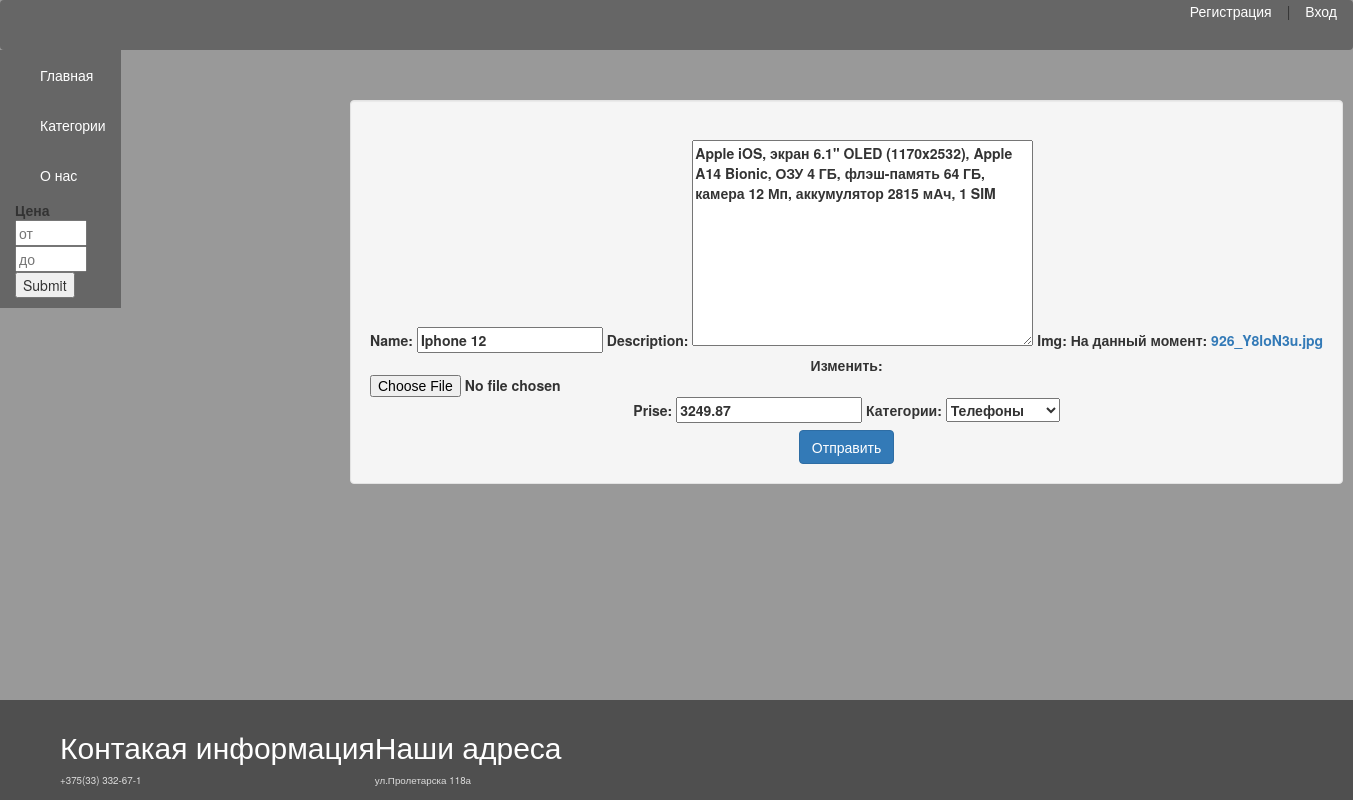
Screenshot of /drugi/edit/drugi/2/ with the database file from the repository.
### drugs/models.py (models this page shows, shortened)
class Drugs(models.Model):
    name = models.CharField(max_length=240)
    description = models.TextField()
    img = models.ImageField()
    prise = models.FloatField()
    category=models.ForeignKey('Category', on_delete=models.PROTECT, null=True, verbose_name="Категории")

class Category(models.Model):
    name=models.CharField(max_length=50, db_index=True, verbose_name='Категория')
    slug = models.SlugField(unique=True, db_index = True, verbose_name="URL")
    def  __str__(self):
        return self.name
    def get_absolute_url(self):
        return reverse('category', kwargs={'category_slug':self.slug})

### drugs/views.py (the view)
# urls.py: path('drugi/edit/drugi/<int:drug>/', edit, name='edit'),
def edit(request, drug):
    model = Drugs.objects.get(id=drug)
    if request.method != 'POST':
        form = RegisterDrugs(instance=model)
    else:
        form = RegisterDrugs(instance=model, data=request.POST)
        if form.is_valid():
            form.save()
    context = {
        'form': form
    }
    return render(request, 'drugs/adddrug.html', context)

### drugs/forms.py
class RegisterDrugs(forms.ModelForm):
    class Meta:
        model = Drugs
        exclude = [""]

### drugs/templatetags/drug_tags.py (called while the page is built)
@register.inclusion_tag('drugs/list_categories.html')
def show_categories():
    category = Category.objects.all()
    return {'category': category}

### drugs/templates/drugs/adddrug.html (shortened to what this page needs)
{% extends 'drugs/base.html' %}
{% block content %}
<form method="post" enctype="multipart/form-data">
    <div class="reg">
    <div class="btn well">
        <label class="form">{{form}}</label>
            <div><button type="submit" class="btn btn-primary">Отправить</button></div>
    </div>
        </div>
</form>
{% endblock %}

### drugs/static/drugs/css/style.css (style rules this page uses)
body { background-color: #999999; }
.form { display: block; margin-top: 20px; left: 0; }
.reg { padding: 50px 350px ; }

### rows the page displays
Drugs: name "Iphone 12", description "Apple iOS, экран 6.1\" OLED (1170x2532), Apple A14 Bionic, ОЗУ 4 ГБ, флэш-память 64 ГБ, камера 12 Мп, аккумулятор 2815 мАч, 1 SIM", prise "3249.87", category "Телефоны"
